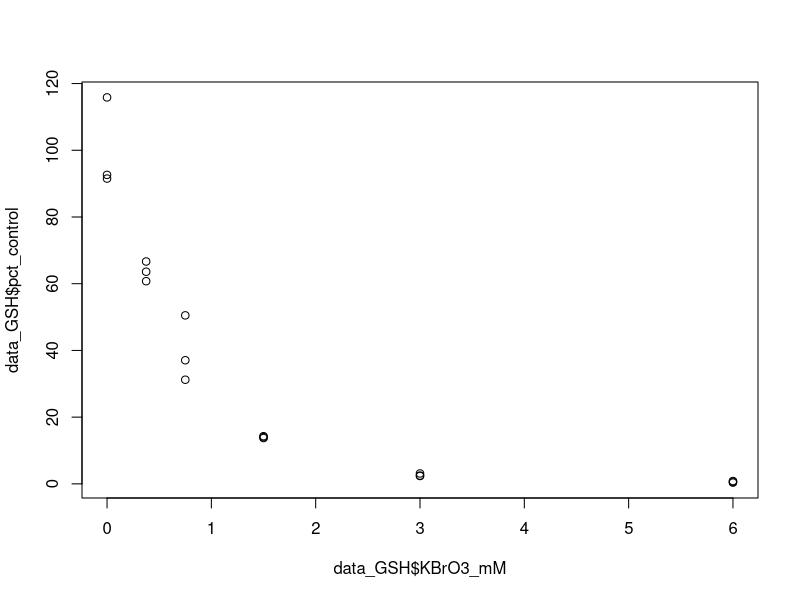
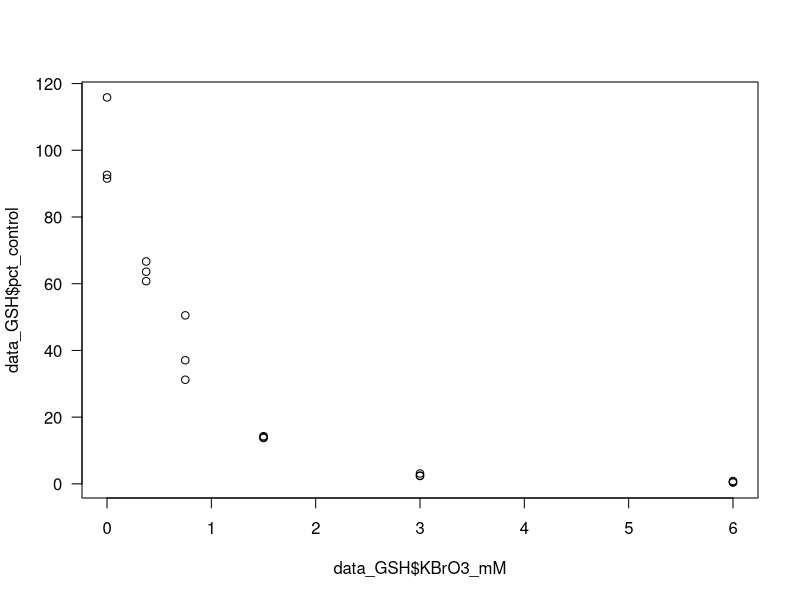
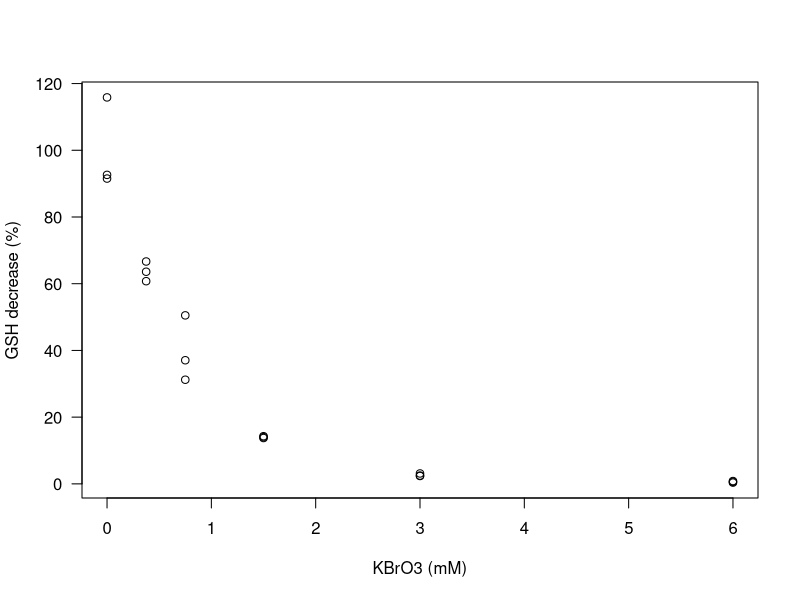
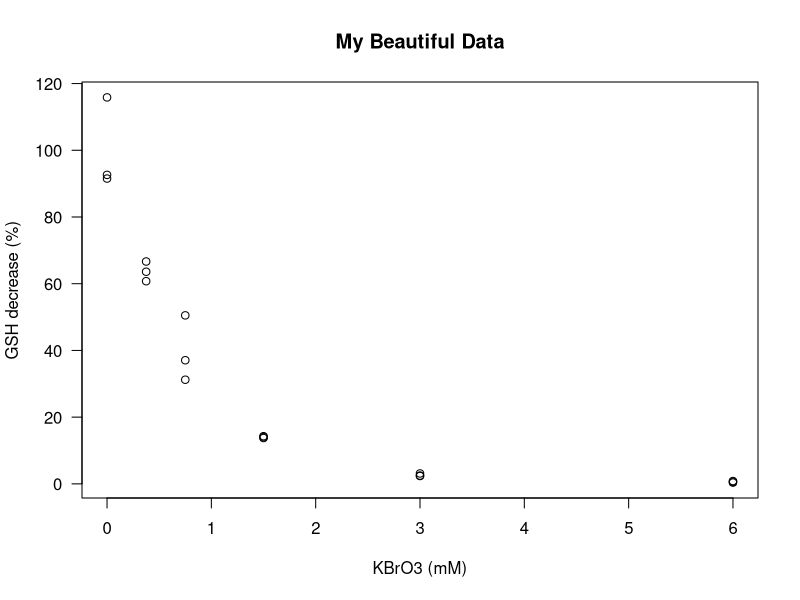
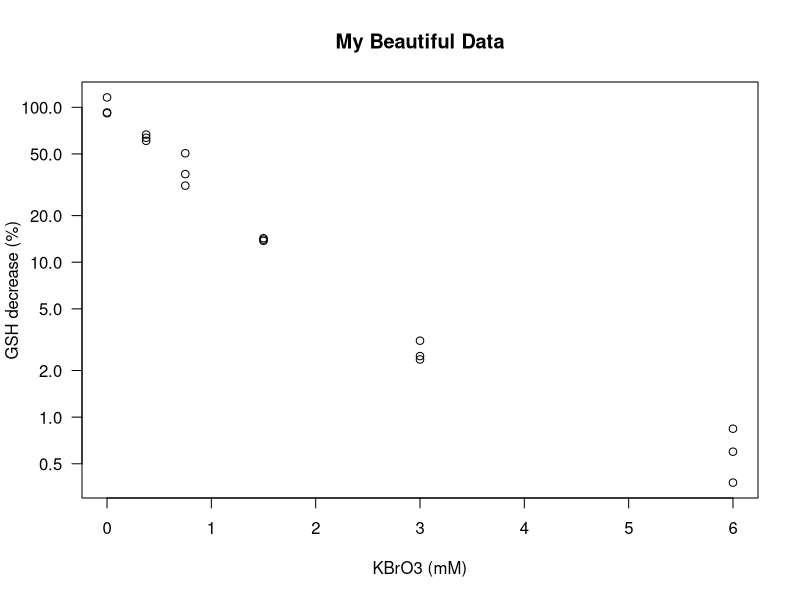
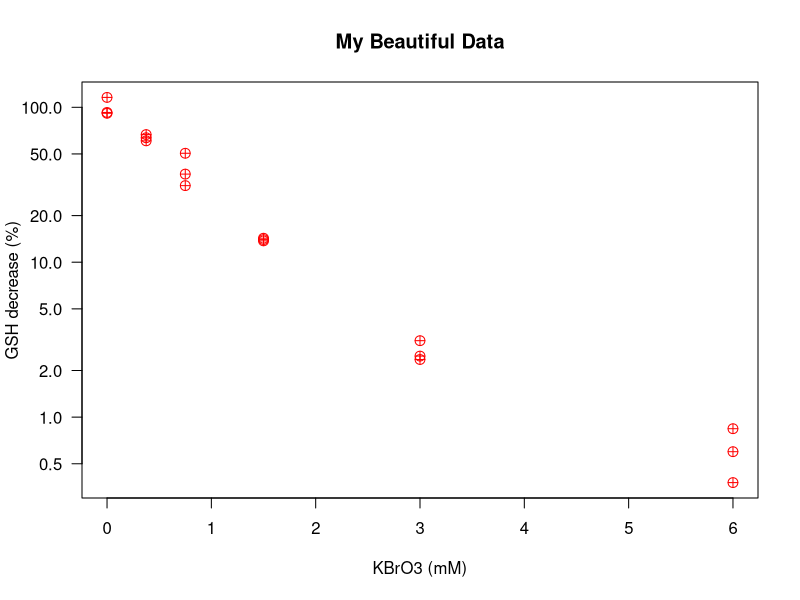
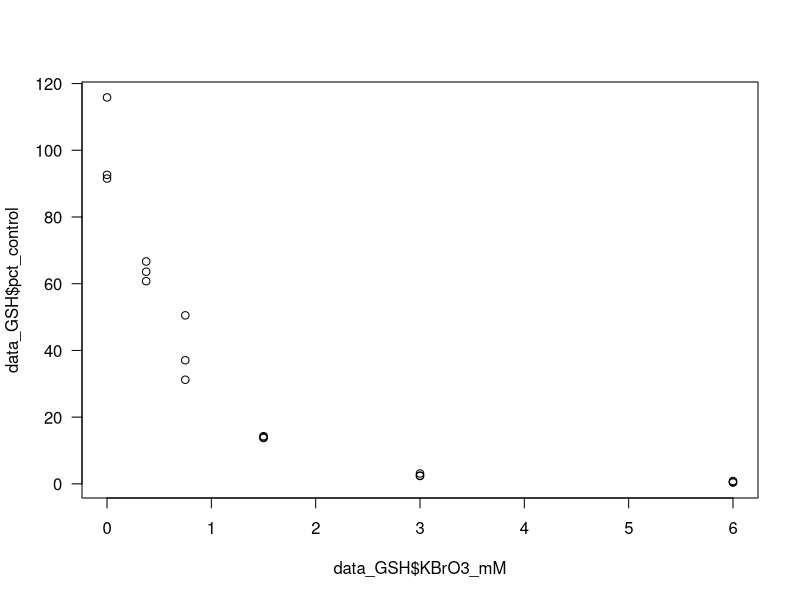
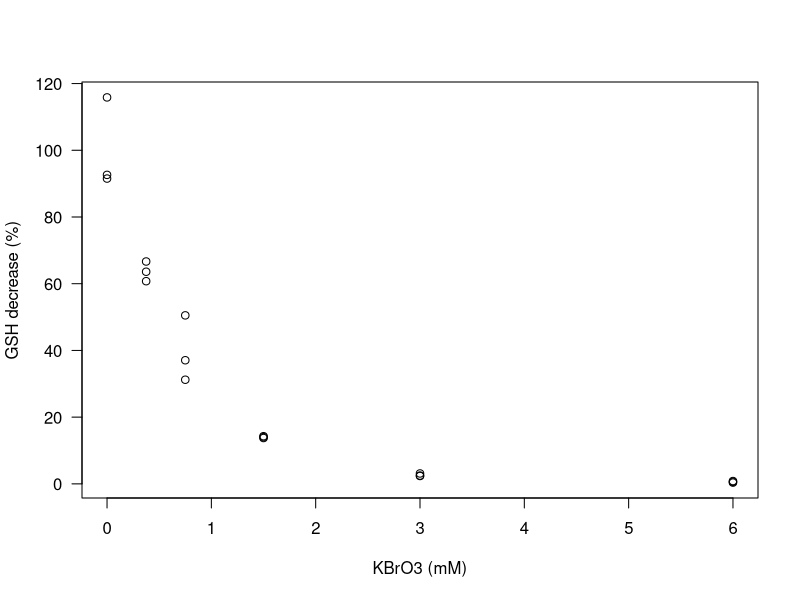

These charts were generated, in order, by the following R code: (Note: this script raises an error after producing the figures.)
## ---- chunk 1
knitr::opts_knit$set(root.dir = '..')
if(!require(magrittr)) {install.packages("magrittr"); library(magrittr);}
# rm(list = ls())
# knitr::opts_chunk$set(fig.align = 'center', fig.show='hold', out.width = '70%',
                      # warning=FALSE, message=FALSE)

knitr::opts_chunk$set(
  comment = "#>",
  # collapse = TRUE,
  cache = TRUE,
  out.width = "100%",
  fig.align = 'center',
  fig.width = 8,
  fig.asp = 0.618,  # 1 / phi
  fig.show = "hold",
  warning=FALSE, message=FALSE,
  eval = FALSE
)
## ---- chunk 2
data_GSH = read.table("data_GSH.txt", sep="\t", header=TRUE)

head(data_GSH)
## ---- chunk 3
plot(data_GSH$KBrO3_mM, data_GSH$pct_control)
## ---- chunk 4

## ---- chunk 5
# nicer
plot(data_GSH$KBrO3_mM, data_GSH$pct_control, las=1)
# professional
plot(data_GSH$KBrO3_mM, data_GSH$pct_control, las=1,
     xlab="KBrO3 (mM)", ylab="GSH decrease (%)")
# excellent
plot(data_GSH$KBrO3_mM, data_GSH$pct_control, las=1,
     xlab="KBrO3 (mM)", ylab="GSH decrease (%)", main="My Beautiful Data")
# clever
plot(data_GSH$KBrO3_mM, data_GSH$pct_control, las=1,
     xlab="KBrO3 (mM)", ylab="GSH decrease (%)", main="My Beautiful Data",
     log="y") # you can use log="x" or "y" or "xy" or "" 
# genius level
plot(data_GSH$KBrO3_mM, data_GSH$pct_control, las=1,
     xlab="KBrO3 (mM)", ylab="GSH decrease (%)", main="My Beautiful Data",
     log="y", pch=10, cex= 1.3, col="red") # set the type of mark, size, color

# etc. see help(par) or ?par for all the parameters you can set
## ---- chunk 6
# nicer
plot(data_GSH$KBrO3_mM, data_GSH$pct_control, las=1)
## ---- chunk 7
# professional
plot(data_GSH$KBrO3_mM, data_GSH$pct_control, las=1,
     xlab="KBrO3 (mM)", ylab="GSH decrease (%)")
## ---- chunk 8
# excellent
plot(data_GSH$KBrO3_mM, data_GSH$pct_control, las=1,
     xlab="KBrO3 (mM)", ylab="GSH decrease (%)", main="My Beautiful Data")
## ---- chunk 9
# clever
plot(data_GSH$KBrO3_mM, data_GSH$pct_control, las=1,
     xlab="KBrO3 (mM)", ylab="GSH decrease (%)", main="My Beautiful Data",
     log="y") # you can use log="x" or "y" or "xy" or "" 
## ---- chunk 10
# genius level
plot(data_GSH$KBrO3_mM, data_GSH$pct_control, las=1,
     xlab="KBrO3 (mM)", ylab="GSH decrease (%)", main="My Beautiful Data",
     log="y", pch=10, cex= 1.3, col="red") # set the type of mark, size, color
## ---- chunk 11
# define the Hill dose-response model as a function
Hill = function (x, EC50, n) {
  return(x^n / (x^n + EC50^n))
}
# let's try it
Hill(x=10, EC50=1, n=1)
## ---- chunk 12
# plot it...
x = seq(0, 10, 0.1)
y = Hill(x=x, EC50=1, n=3)
plot(x, y, type="b")
## ---- chunk 13
# define an extended Hill dose-response model as a function
Hill = function (x, EC50, n, from, diff) {
  return(from + diff * (x^n / (x^n + EC50^n)))
}

# try it
Hill(x=10, EC50=1, n=1, from=1, diff=10)
## ---- chunk 14
# plot it...
x = seq(0, 10, 0.1)
y = Hill(x=x, EC50=1, n=3, from=1, diff=10)
plot(x, y, type="b")
## ---- chunk 15
xlims = c(0, 6) # a vector of min and max
ylims = c(0, 120)
plot(data_GSH$KBrO3_mM, data_GSH$pct_control, xlim=xlims, ylim=ylims, col="red")
par(new=T) # will overlay the next plot
x = seq(0, 6, 0.1)
y = Hill(x=x, EC50=1, n=3, from=A, diff=B)
plot(x, y, type="l", xlim=xlims, ylim=ylims, xlab="", ylab="") # turn off labels
## ---- chunk 16
A = 100
B = -100
MyEC50 = 0.5
MyN = 1.8

xlims = c(0, 6) # a vector of min and max
ylims = c(0, 120)
plot(data_GSH$KBrO3_mM, data_GSH$pct_control, xlim=xlims, ylim=ylims, col="red")
par(new=T) # will overlay the next plot
x = seq(0, 6, 0.1)
y = Hill(x=x, EC50=MyEC50, n=MyN, from = A, diff = B)
plot(x, y, type="l", xlim=xlims, ylim=ylims, xlab="", ylab="") # turn off labels
